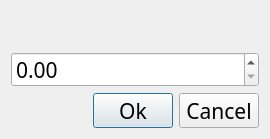
<?xml version="1.0" encoding="UTF-8"?>
<ui version="4.0">
 <class>clsNumberInput</class>
 <widget class="QDialog" name="clsNumberInput">
  <property name="geometry">
   <rect>
    <x>0</x>
    <y>0</y>
    <width>270</width>
    <height>139</height>
   </rect>
  </property>
  <property name="windowTitle">
   <string>设置标题</string>
  </property>
  <layout class="QVBoxLayout" name="verticalLayout">
   <item>
    <widget class="QLabel" name="lblTitle">
     <property name="minimumSize">
      <size>
       <width>0</width>
       <height>35</height>
      </size>
     </property>
     <property name="font">
      <font>
       <family>楷体</family>
       <pointsize>16</pointsize>
      </font>
     </property>
     <property name="text">
      <string/>
     </property>
    </widget>
   </item>
   <item>
    <widget class="QDoubleSpinBox" name="spinBox">
     <property name="minimumSize">
      <size>
       <width>0</width>
       <height>35</height>
      </size>
     </property>
     <property name="font">
      <font>
       <family>楷体</family>
       <pointsize>16</pointsize>
      </font>
     </property>
    </widget>
   </item>
   <item>
    <layout class="QHBoxLayout" name="horizontalLayout_2">
     <item>
      <spacer name="horizontalSpacer">
       <property name="orientation">
        <enum>Qt::Horizontal</enum>
       </property>
       <property name="sizeHint" stdset="0">
        <size>
         <width>40</width>
         <height>20</height>
        </size>
       </property>
      </spacer>
     </item>
     <item>
      <layout class="QHBoxLayout" name="horizontalLayout">
       <item>
        <widget class="QPushButton" name="btnOk">
         <property name="minimumSize">
          <size>
           <width>0</width>
           <height>35</height>
          </size>
         </property>
         <property name="font">
          <font>
           <family>楷体</family>
           <pointsize>16</pointsize>
          </font>
         </property>
         <property name="text">
          <string>Ok</string>
         </property>
         <property name="default">
          <bool>true</bool>
         </property>
        </widget>
       </item>
       <item>
        <widget class="QPushButton" name="btnCancel">
         <property name="minimumSize">
          <size>
           <width>0</width>
           <height>35</height>
          </size>
         </property>
         <property name="font">
          <font>
           <family>楷体</family>
           <pointsize>16</pointsize>
          </font>
         </property>
         <property name="text">
          <string>Cancel</string>
         </property>
        </widget>
       </item>
      </layout>
     </item>
    </layout>
   </item>
  </layout>
 </widget>
 <resources/>
 <connections/>
</ui>
